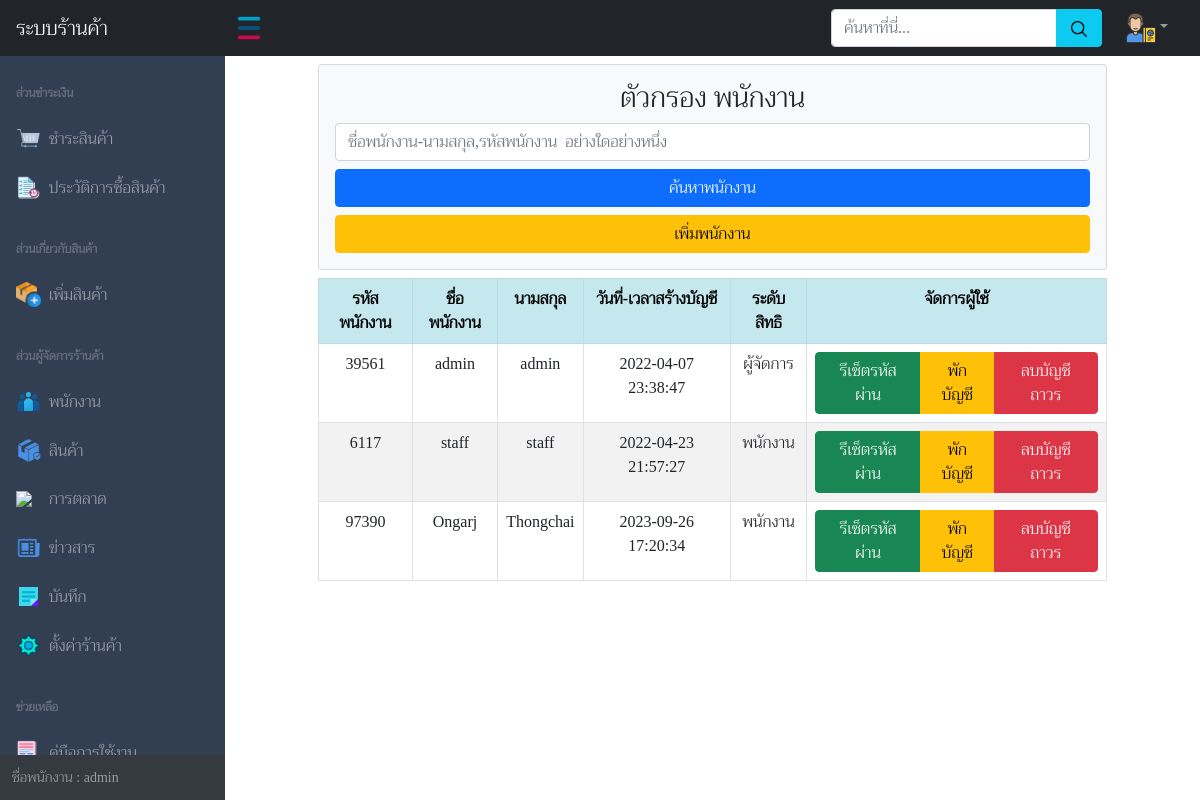
The page /pages/staff.php (signed in) on the database its author committed.
### tables this page shows
CREATE TABLE `staff` (
  `id_staff` int(11) NOT NULL,
  `fname_staff` varchar(300) NOT NULL,
  `lname_staff` varchar(200) NOT NULL,
  `number_staff` varchar(300) NOT NULL,
  `pass` varchar(300) NOT NULL,
  `admin` int(10) NOT NULL DEFAULT '0',
  `date_staff` datetime NOT NULL,
  `statusstaff` varchar(10) NOT NULL DEFAULT '0',
  `login_staff` int(11) NOT NULL DEFAULT '0',
  `datelogin_staff` datetime NOT NULL DEFAULT CURRENT_TIMESTAMP
);

### pages/staff.php (the view, shortened to what this page needs)
<!DOCTYPE html>
<html lang="th">
<head>
    <?php
    include('../php_action/bootstrap.php');
    ?>
</head>
<body class="sb-nav-fixed">
    <div id="layoutSidenav_content">
        <main>
            <div class="container-xl">
                <div class="row">
                    <div class="col-xl-1 col-lg-1 col-md-1"></div>
                    <div class="col-xl-10 col-lg-10 col-md-10">
                        <div class="card mt-2 bg-light">
                            <div class="card-body">
                                <h3 class="text-center">ตัวกรอง พนักงาน</h3>
                                <input type="search" name="" class="form-control" id="searchstaff" placeholder="ชื่อพนักงาน-นามสกุล,รหัสพนักงาน  อย่างใดอย่างหนึ่ง">
                                <button class="btn btn-primary mt-2 w-100" onclick="search()">ค้นหาพนักงาน</button>
                                <button class="btn btn-warning mt-2 w-100" onclick="window.location.href = 'addstaff.php'">เพิ่มพนักงาน</button>
                            </div>
                        </div>
                        <div class="table-responsive">
                            <table class="table mt-2 table-bordered table-striped text-center">
                                <tr class="fw-bolder table-info">
                                    <td>รหัสพนักงาน</td>
                                    <td>ชื่อพนักงาน</td>
                                    <td>นามสกุล</td>
                                    <td>วันที่-เวลาสร้างบัญชี</td>
                                    <td>ระดับสิทธิ</td>
                                    <td>จัดการผู้ใช้</td>
                                </tr>
                                <?php
                                require_once('../php_action/dbconnect.php');
                                $sql = "SELECT * FROM staff";
                                $result = $con->query($sql);
                                $row_num = $result->num_rows;
                                for ($i = 0; $i < $row_num; $i++) :
                                    $row = $result->fetch_assoc();
                                ?>
                                    <tr id="<?= $row['id_staff']?>">
                                        <td><?= $row['number_staff'] ?></td>
                                        <td><?= $row['fname_staff'] ?></td>
                                        <td><?= $row['lname_staff'] ?></td>
                                        <td><?= $row['date_staff'] ?></td>
                                        <?php if ($row['admin'] == 1) { ?>
                                            <td>ผู้จัดการ</td>
                                        <?php } else { ?>
                                            <td>พนักงาน</td>
                                        <?php } ?>
                                        <td>
                                            <div class="btn-group w-100" role="group" aria-label="Basic mixed styles example">
                                                <button type="button" class="btn btn-success" onclick="resetpassword(this.value)" value="<?= $row['id_staff'] ?>">รีเซ็ตรหัสผ่าน</button>
                                                <?php if($row['statusstaff'] == 1){?>
                                                    <button type="button" class="btn btn-warning" onclick="unsuspend(this.value)" value="<?= $row['id_staff'] ?>">ยกเลิกถูกพักบัญชี</button>
                                                <?php }else{?>
                                                    <button type="button" class="btn btn-warning" onclick="suspend(this.value)" value="<?= $row['id_staff'] ?>">พักบัญชี</button>
                                                <?php }?>
                                                <button type="button" class="btn btn-danger" onclick="deletestaff(this.value)" value="<?= $row['id_staff'] ?>">ลบบัญชีถาวร</button>
                                            </div>
                                        </td>
                                    </tr>
                                <?php endfor ?>
                            </table>
                        </div>
                    </div>
                    <div class="col-xl-1 col-lg-1 col-md-1"></div>
                </div>
        </main>
    </div>
    </div>
</body>
</html>

### rows shown on the page
staff: number_staff "39561", fname_staff "admin", lname_staff "admin", date_staff "2022-04-07 23:38:47", admin "ผู้จัดการ", $row['id_staff'] 7 (drawn)
staff: number_staff "6117", fname_staff "staff", lname_staff "staff", date_staff "2022-04-23 21:57:27", admin "พนักงาน", $row['id_staff'] 8 (drawn)
staff: number_staff "97390", fname_staff "Ongarj", lname_staff "Thongchai", date_staff "2023-09-26 17:20:34", admin "พนักงาน", $row['id_staff'] 9 (drawn)
